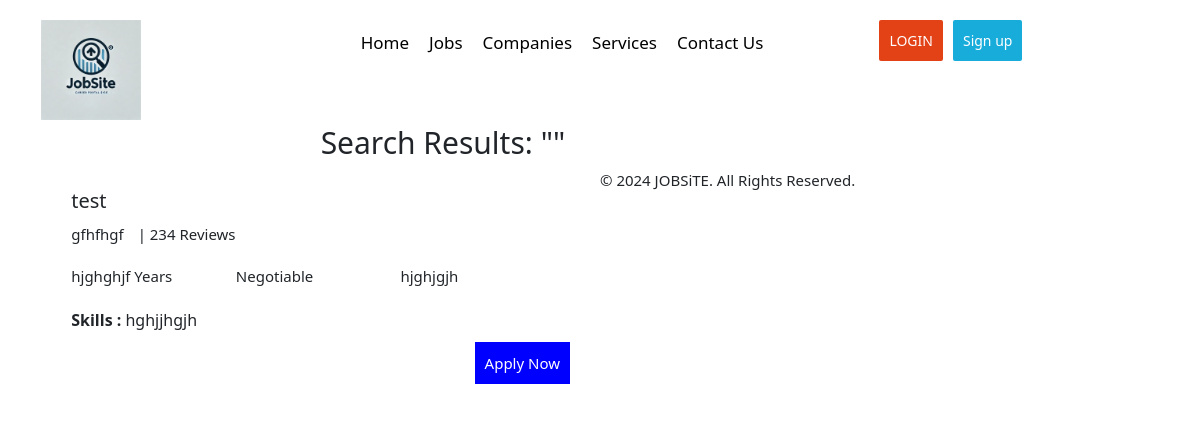
The page /job/searchjobs.php?job_title=test on the database its author committed.
### tables this page shows
CREATE TABLE `job_postings` (
  `job_id` int(11) NOT NULL,
  `employer_id` int(11) NOT NULL,
  `job_title` varchar(255) NOT NULL,
  `company_name` varchar(255) NOT NULL,
  `job_location` varchar(255) NOT NULL,
  `qualifications` text NOT NULL,
  `experience_requirements` text NOT NULL,
  `key_skills` text NOT NULL,
  `salary_range` varchar(100) DEFAULT NULL,
  `job_description` text NOT NULL,
  `created_at` timestamp NOT NULL DEFAULT current_timestamp()
);

### job/searchjobs.php (the view, shortened to what this page needs)
<?php
require 'users/connect.php';
?>
<!DOCTYPE html>
<html lang="en">
<head>
    <link rel="stylesheet" href="style.css">
    <link href="https://cdn.jsdelivr.net/npm/bootstrap@5.3.3/dist/css/bootstrap.min.css" rel="stylesheet">
</head>
<body>
<header>
    <div class="container header">
        <div class="width-25">
            <img src="Images/jobsitelogo2.webp" alt="Job Site Logo">
        </div>
        <div class="width-50">
            <ul class="header-menu">
                <li><a href="index.php">Home</a></li>
                <li><a href="#recent-jobs">Jobs</a></li>
                <li><a href="#companies">Companies</a></li>
                <li><a href="#services">Services</a></li>
                <li><a href="#contacts">Contact Us</a></li>
            </ul>
        </div>
        <div class="width-25">
            <?php if (isset($_SESSION['username'])) { ?>
                <a href="profile.php" class="button-resume"><i class="fa fa-user-plus" aria-hidden="true"></i> Profile</a>
                <a href="logout.php" class="button-resume"><i class="fa fa-user-plus" aria-hidden="true"></i> Logout</a>
            <?php } else { ?>
                <a href="login.php" class="button-job-post"><i class="fa fa-sign-in" aria-hidden="true"></i> LOGIN</a>
                <a href="register.php" class="button-resume"><i class="fa fa-user-plus" aria-hidden="true"></i> Sign up</a>
            <?php } ?>
        </div>
    </div>
</header>
<div class="container mt-5">
    <h2>Search Results: "<?php  ?>"</h2>
    <?php
    if (isset($_GET['job_title']) || isset($_GET['company_name']) || isset($_GET['company_location'])) {
        $job_title = $_GET['job_title'] ?? '';
        $qry = "SELECT * FROM job_postings WHERE 1=1";
        if ($job_title != '') {
            $qry .= " AND job_title LIKE '%$job_title%'";
        }
        $result = $conn->query($qry);
        if ($result->num_rows > 0) {
            while ($row = $result->fetch_assoc()) {
                echo '<div class="width-50">';
                echo '    <div class="recent-job-list">';
                echo '        <div class="width-100">';
                echo '            <h4 class="job-title">' . $row['job_title'] . '</h4>';
                echo '            <p class="job-company">' . $row['company_name'] . ' <i class="fa fa-star" aria-hidden="true"></i> | 234 Reviews </p>';
                echo '        </div>';
                echo '        <div class="width-33">';
                echo '            <i class="fa fa-briefcase" aria-hidden="true"></i> ' . $row['experience_requirements'] . ' Years';
                echo '        </div>';
                echo '        <div class="width-33">';
                echo '            <i class="fa fa-inr" aria-hidden="true"></i> ' . ($row['salary_range'] ? $row['salary_range'] : 'Negotiable');
                echo '        </div>';
                echo '        <div class="width-33">';
                echo '            <i class="fa fa-map-marker" aria-hidden="true"></i> ' . $row['job_location'];
                echo '        </div>';
                echo '        <div class="width-100">';
                echo '            <p class="job-skill"><b>Skills : </b>' . $row['key_skills'] . '</p>';
                echo '        </div>';
                echo '        <div class="width-100">';
                echo '            <a href="apply.html" class="job-apply-button">Apply Now</a>';
                echo '        </div>';
                echo '    </div>';
                echo '</div>';
            }
        } else {
            echo '<p>No jobs available at the moment.</p>';
        }
    }
    ?>
</div>
<footer>
    <div class="container">
        <p>&copy; 2024 JOBSiTE. All Rights Reserved.</p>
    </div>
</footer>
</body>
</html>

### job/style.css (style rules this page uses)
* { margin: 0px; padding: 0px; }
html, body { font-family: 'Roboto', sans-serif, arial; font-size: 15px; }
.container { width: 1170px; margin: 0px auto; }
.width-100 { width: 100%; float: left; }
.width-50 { float: left; width: 50%; }
.width-33 { width: 33%; float: left; }
.width-25 { width: 25%; float: left; }
.header { padding-top: 20px; padding-bottom: 60px; }
.header img { padding-bottom : 15px; }
.header-menu { list-style: none; margin-top: 10px; }
.header-menu li { float: left; font-size: 15px; }
.header-menu a { font-size: 17px; text-decoration: none; color: black; font-weight: 500; padding: 10px; }
.button-job-post { background-color: #e34216; color: white; border: none; border-radius: 2px; font-size: 14px; float: left; padding: 10px; text-decoration: none; }
.button-resume { background-color: #17acda; color: white; border: none; border-radius: 2px; font-size: 14px; float: left; margin-left: 10px; padding: 10px; text-decoration: none; }
.width-25 img { height: fit-content; width: 100px; }
.recent-job-list { float: left; background-color: white; padding: 20px; margin-left: 10px; margin-right: 10px; margin-bottom: 20px; }
.job-title { font-size: 20px; }
.job-company { margin-top: 10px; margin-bottom: 20px; }
.job-skill { margin-top: 20px; margin-bottom: 10px; font-size: 16px; }
.job-apply-button { background: blue; padding: 10px; color: white; text-decoration: none; float: right; }

### rows shown on the page
job_postings: job_title "test", company_name "gfhfhgf", experience_requirements "hjghghjf", salary_range "Negotiable", job_location "hjghjgjh", key_skills "hghjjhgjh"
